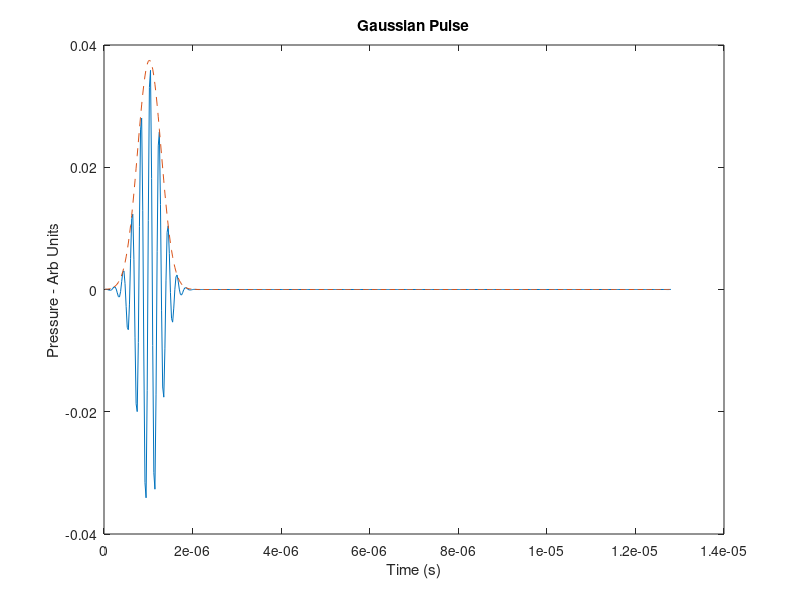

The MATLAB source for this figure: (Note: this script raises an error after producing the figure.)
% Program to create array beam plot

clear all
close all
j=sqrt(-1);
figure

vel=1540;                                   % Speed of sound - all units MKS
num_elems=64;                               % Number of elements
pitch=0.30e-3;                              % Array element pitch
fc=5e6;                                     % Center frequency
z_foc=50e-3;                                % Range direction focal distance
theta_steer=45*pi/180;                      % Steer angle


fs=fc/64;                                   % Define a sampling frequency (not critical)           
f=[fs:fs:8*fc];                             % Define an adequate frequency range
w=2*pi*f;                                   % Angular frequency radians
ns=length(f);                               % Number of samples

tdel=1.0e-6;                                % Use a fixed time offset so that base wavefor is 0 for t<0 (not critical)

bw=30;                                      % Fractional bandwidth as percent
sig=bw*fc/100;                              % Width of Gausian
gauss_pulse=exp(-pi*((f-fc)/sig).^2);       % Generate Gaussian pulse (frequency domain)

gauss_pulse=gauss_pulse.*exp(-j*w*tdel);    % Apply timed delay so 0 for t<0


gauss_t=real(ifft(gauss_pulse));            % Time domain of base waveform for reference
env_gauss_t=abs(hilbert(gauss_t));          % Envelope calculation
tstep=1./max(f);                            % Time steps after using Inverst FFT
t=[1:ns].*tstep;                            % Define time axis

figure                                      % Plot waveform as a diagnostic
plot(t,gauss_t)
hold on
plot(t,env_gauss_t,'--')
title('Gaussian Pulse')
xlabel('Time (s)')
ylabel('Pressure - Arb Units')

%weight=ones(num_elems,1);                  % Define the weighting function (you can change this)
weight=hann(num_elems);


x_pts=[-50:2.0:50].*1e-3;                   % Define X-direction field locations
z_pts=[0.01:2.0:50.01].*1e-3;               % Define Z-direction field locations

% Create focal delays
for i=1:num_elems
    x_elem(i)=((i-1)-(num_elems-1)./2).*pitch;  % Calculate locations of each array element

    
    %foc_del(i) = ??????

    
    % steer_del(i) = ????
    foc_del(i)=foc_del(i)+steer_del(i);     % You can included steering and focusing in one line - in fact it works better that way
                                            % i.e. dont define range focal
                                            % depth and steer angle
                                            % independently but instead
                                            % define a focal X, Z location
                                         
end

for j=1:length(z_pts)                       % Loop over field locations
    fprintf('%d ',j)
    if (j/20)==round(j/20)
            fprintf('\n')
    end
    

    for i=1:length(x_pts)
        sum_pulse=zeros(size(gauss_pulse)); % Initialize sum of waveforms to zero before starting loop
        for k=1:num_elems

            
            % prop_del = ???? for each elem location, calculate actual
            % propagation time out to current field point
            sum_pulse=sum_pulse+weight(k).*gauss_pulse.*... % Sum pulse taking account of current pulse, propagation delay - focusing delay
                exp(-sqrt(-1)*w.*(prop_del-foc_del(k)));
        end

        sum_pulse_t=real(ifft(sum_pulse));  % Convert to time domain

        field_val(j,i)= max(abs(hilbert(sum_pulse_t))); 
 
    end
    field_val(j,:)=field_val(j,:)./max(field_val(j,:));
    field_db(j,:)=20*log10(field_val(j,:));
end

figure
contour(z_pts*1e3,x_pts*1e3,field_db',[-30 -20 -15 -12 -9 -6 -3])
%mesh(z_pts*1e3,x_pts*1e3,field_db');
colormap('gray')
hold on
xlabel('Range (mm)')
ylabel('Elevaton (mm)')
% 














